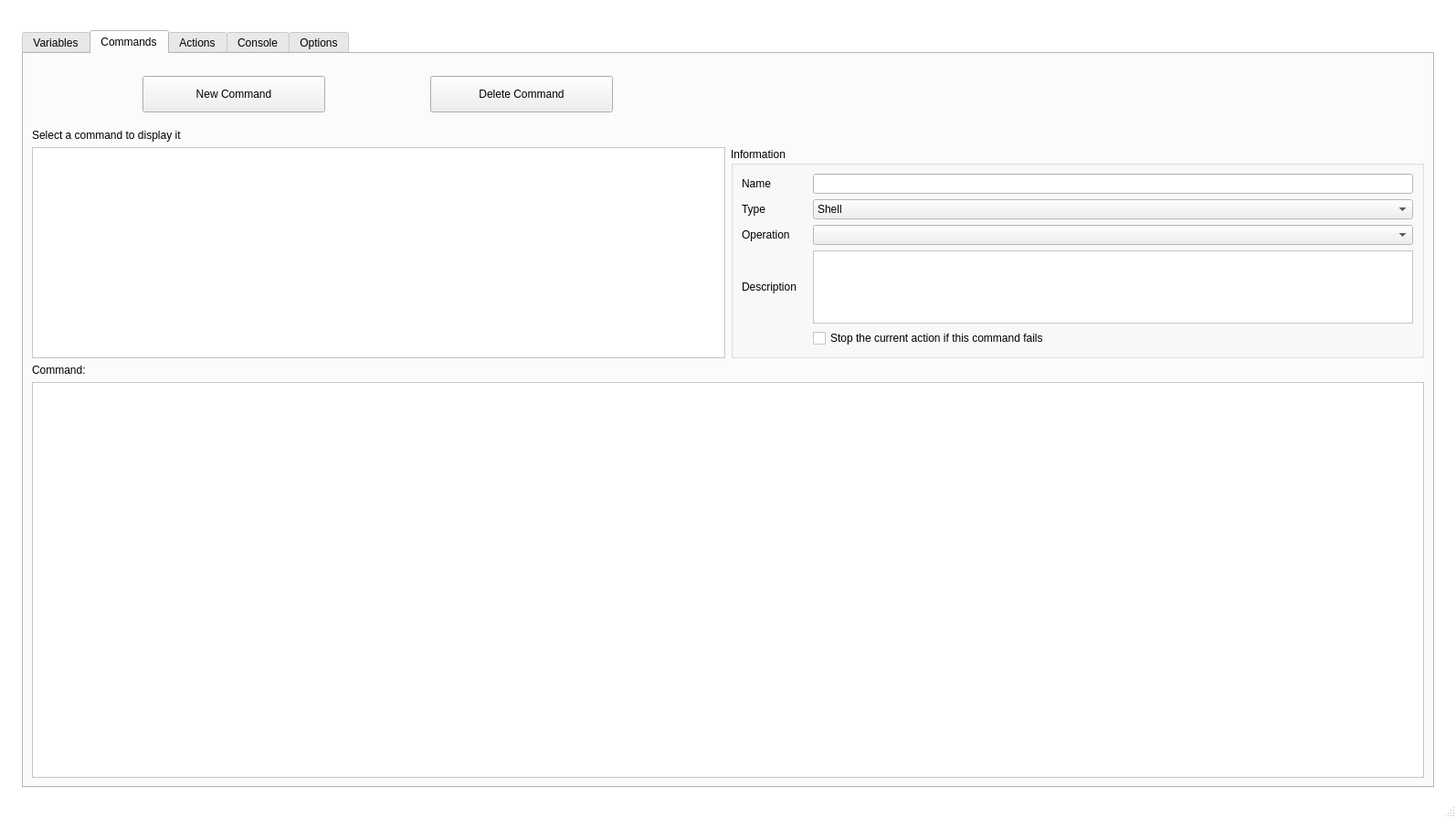
<?xml version="1.0" encoding="UTF-8"?>
<ui version="4.0">
 <class>MainWindow</class>
 <widget class="QMainWindow" name="MainWindow">
  <property name="enabled">
   <bool>true</bool>
  </property>
  <property name="geometry">
   <rect>
    <x>0</x>
    <y>0</y>
    <width>1594</width>
    <height>895</height>
   </rect>
  </property>
  <property name="sizePolicy">
   <sizepolicy hsizetype="Preferred" vsizetype="Preferred">
    <horstretch>0</horstretch>
    <verstretch>0</verstretch>
   </sizepolicy>
  </property>
  <property name="palette">
   <palette>
    <active>
     <colorrole role="Base">
      <brush brushstyle="SolidPattern">
       <color alpha="255">
        <red>255</red>
        <green>255</green>
        <blue>255</blue>
       </color>
      </brush>
     </colorrole>
     <colorrole role="Window">
      <brush brushstyle="SolidPattern">
       <color alpha="255">
        <red>255</red>
        <green>255</green>
        <blue>255</blue>
       </color>
      </brush>
     </colorrole>
    </active>
    <inactive>
     <colorrole role="Base">
      <brush brushstyle="SolidPattern">
       <color alpha="255">
        <red>255</red>
        <green>255</green>
        <blue>255</blue>
       </color>
      </brush>
     </colorrole>
     <colorrole role="Window">
      <brush brushstyle="SolidPattern">
       <color alpha="255">
        <red>255</red>
        <green>255</green>
        <blue>255</blue>
       </color>
      </brush>
     </colorrole>
    </inactive>
    <disabled>
     <colorrole role="Base">
      <brush brushstyle="SolidPattern">
       <color alpha="255">
        <red>255</red>
        <green>255</green>
        <blue>255</blue>
       </color>
      </brush>
     </colorrole>
     <colorrole role="Window">
      <brush brushstyle="SolidPattern">
       <color alpha="255">
        <red>255</red>
        <green>255</green>
        <blue>255</blue>
       </color>
      </brush>
     </colorrole>
    </disabled>
   </palette>
  </property>
  <property name="font">
   <font>
    <pointsize>12</pointsize>
   </font>
  </property>
  <property name="windowTitle">
   <string>QuickTrace</string>
  </property>
  <property name="windowIcon">
   <iconset resource="../images/images.qrc">
    <normaloff>:/logo2.ico</normaloff>:/logo2.ico</iconset>
  </property>
  <property name="autoFillBackground">
   <bool>true</bool>
  </property>
  <property name="styleSheet">
   <string notr="true"/>
  </property>
  <widget class="QWidget" name="centralwidget">
   <layout class="QGridLayout" name="gridLayout_2">
    <item row="0" column="0" rowspan="2">
     <widget class="QLabel" name="left_curtain_pic">
      <property name="sizePolicy">
       <sizepolicy hsizetype="Fixed" vsizetype="Preferred">
        <horstretch>0</horstretch>
        <verstretch>0</verstretch>
       </sizepolicy>
      </property>
      <property name="text">
       <string/>
      </property>
      <property name="pixmap">
       <pixmap resource="../images/images.qrc">:/orange.png</pixmap>
      </property>
      <property name="scaledContents">
       <bool>true</bool>
      </property>
     </widget>
    </item>
    <item row="0" column="1">
     <layout class="QHBoxLayout" name="horizontalLayout">
      <item>
       <widget class="QLabel" name="label_logo_pic">
        <property name="sizePolicy">
         <sizepolicy hsizetype="Fixed" vsizetype="Fixed">
          <horstretch>1</horstretch>
          <verstretch>1</verstretch>
         </sizepolicy>
        </property>
        <property name="maximumSize">
         <size>
          <width>800</width>
          <height>200</height>
         </size>
        </property>
        <property name="text">
         <string/>
        </property>
        <property name="pixmap">
         <pixmap resource="../images/images.qrc">:/header_psoc.png</pixmap>
        </property>
        <property name="scaledContents">
         <bool>true</bool>
        </property>
        <property name="alignment">
         <set>Qt::AlignCenter</set>
        </property>
       </widget>
      </item>
     </layout>
    </item>
    <item row="1" column="1">
     <widget class="QTabWidget" name="mainTabs">
      <property name="sizePolicy">
       <sizepolicy hsizetype="Expanding" vsizetype="Expanding">
        <horstretch>0</horstretch>
        <verstretch>0</verstretch>
       </sizepolicy>
      </property>
      <property name="font">
       <font>
        <pointsize>9</pointsize>
       </font>
      </property>
      <property name="styleSheet">
       <string notr="true"/>
      </property>
      <property name="tabPosition">
       <enum>QTabWidget::North</enum>
      </property>
      <property name="tabShape">
       <enum>QTabWidget::Rounded</enum>
      </property>
      <property name="currentIndex">
       <number>1</number>
      </property>
      <property name="elideMode">
       <enum>Qt::ElideNone</enum>
      </property>
      <property name="movable">
       <bool>false</bool>
      </property>
      <widget class="QWidget" name="tabVariables">
       <attribute name="title">
        <string>Variables</string>
       </attribute>
       <layout class="QGridLayout" name="gridLayout_3">
        <item row="1" column="0" colspan="2">
         <widget class="QScrollArea" name="scrollAreaVariables">
          <property name="acceptDrops">
           <bool>true</bool>
          </property>
          <property name="verticalScrollBarPolicy">
           <enum>Qt::ScrollBarAlwaysOn</enum>
          </property>
          <property name="widgetResizable">
           <bool>true</bool>
          </property>
          <widget class="QWidget" name="scrollAreaWidgetContents">
           <property name="geometry">
            <rect>
             <x>0</x>
             <y>0</y>
             <width>1226</width>
             <height>602</height>
            </rect>
           </property>
           <property name="cursor">
            <cursorShape>ArrowCursor</cursorShape>
           </property>
           <property name="acceptDrops">
            <bool>true</bool>
           </property>
           <layout class="QGridLayout" name="gridLayout_4" columnstretch="0">
            <property name="horizontalSpacing">
             <number>6</number>
            </property>
           </layout>
          </widget>
         </widget>
        </item>
        <item row="0" column="0" colspan="2">
         <widget class="QPushButton" name="btnNewVariable">
          <property name="sizePolicy">
           <sizepolicy hsizetype="Fixed" vsizetype="Fixed">
            <horstretch>0</horstretch>
            <verstretch>0</verstretch>
           </sizepolicy>
          </property>
          <property name="minimumSize">
           <size>
            <width>200</width>
            <height>40</height>
           </size>
          </property>
          <property name="maximumSize">
           <size>
            <width>200</width>
            <height>40</height>
           </size>
          </property>
          <property name="text">
           <string>New Variable</string>
          </property>
          <property name="icon">
           <iconset resource="../images/images.qrc">
            <normaloff>:/add.png</normaloff>:/add.png</iconset>
          </property>
          <property name="iconSize">
           <size>
            <width>27</width>
            <height>27</height>
           </size>
          </property>
         </widget>
        </item>
       </layout>
      </widget>
      <widget class="QWidget" name="tabCommands">
       <attribute name="title">
        <string>Commands</string>
       </attribute>
       <layout class="QGridLayout" name="gridLayout">
        <item row="5" column="1">
         <widget class="QGroupBox" name="groupCommandInformation">
          <property name="sizePolicy">
           <sizepolicy hsizetype="Preferred" vsizetype="Preferred">
            <horstretch>0</horstretch>
            <verstretch>0</verstretch>
           </sizepolicy>
          </property>
          <property name="font">
           <font>
            <pointsize>9</pointsize>
           </font>
          </property>
          <property name="autoFillBackground">
           <bool>false</bool>
          </property>
          <property name="title">
           <string>Information</string>
          </property>
          <layout class="QGridLayout" name="gridLayout_7">
           <property name="bottomMargin">
            <number>9</number>
           </property>
           <property name="horizontalSpacing">
            <number>18</number>
           </property>
           <item row="2" column="0">
            <widget class="QLabel" name="labCommandOperation">
             <property name="enabled">
              <bool>true</bool>
             </property>
             <property name="font">
              <font>
               <pointsize>9</pointsize>
              </font>
             </property>
             <property name="text">
              <string>Operation</string>
             </property>
            </widget>
           </item>
           <item row="3" column="0">
            <widget class="QLabel" name="labCommandDescription">
             <property name="font">
              <font>
               <pointsize>9</pointsize>
              </font>
             </property>
             <property name="text">
              <string>Description</string>
             </property>
            </widget>
           </item>
           <item row="0" column="0">
            <widget class="QLabel" name="labCommandName">
             <property name="font">
              <font>
               <pointsize>9</pointsize>
              </font>
             </property>
             <property name="text">
              <string>Name</string>
             </property>
            </widget>
           </item>
           <item row="1" column="2">
            <widget class="QComboBox" name="cbCommandType">
             <property name="font">
              <font>
               <pointsize>9</pointsize>
              </font>
             </property>
             <item>
              <property name="text">
               <string>Shell</string>
              </property>
             </item>
             <item>
              <property name="text">
               <string>SSH</string>
              </property>
             </item>
             <item>
              <property name="text">
               <string>SFTP</string>
              </property>
             </item>
             <item>
              <property name="text">
               <string>R</string>
              </property>
             </item>
             <item>
              <property name="text">
               <string>Python</string>
              </property>
             </item>
             <item>
              <property name="text">
               <string>QuickTrace</string>
              </property>
             </item>
            </widget>
           </item>
           <item row="2" column="2">
            <widget class="QComboBox" name="cbCommandOperation">
             <property name="font">
              <font>
               <pointsize>9</pointsize>
              </font>
             </property>
            </widget>
           </item>
           <item row="3" column="2">
            <widget class="QTextEdit" name="txtCommandDescription">
             <property name="minimumSize">
              <size>
               <width>0</width>
               <height>80</height>
              </size>
             </property>
             <property name="maximumSize">
              <size>
               <width>16777215</width>
               <height>80</height>
              </size>
             </property>
             <property name="font">
              <font>
               <pointsize>9</pointsize>
              </font>
             </property>
             <property name="html">
              <string>&lt;!DOCTYPE HTML PUBLIC &quot;-//W3C//DTD HTML 4.0//EN&quot; &quot;http://www.w3.org/TR/REC-html40/strict.dtd&quot;&gt;
&lt;html&gt;&lt;head&gt;&lt;meta name=&quot;qrichtext&quot; content=&quot;1&quot; /&gt;&lt;style type=&quot;text/css&quot;&gt;
p, li { white-space: pre-wrap; }
&lt;/style&gt;&lt;/head&gt;&lt;body style=&quot; font-family:'MS Shell Dlg 2'; font-size:9pt; font-weight:400; font-style:normal;&quot;&gt;
&lt;p style=&quot;-qt-paragraph-type:empty; margin-top:0px; margin-bottom:0px; margin-left:0px; margin-right:0px; -qt-block-indent:0; text-indent:0px; font-size:8pt;&quot;&gt;&lt;br /&gt;&lt;/p&gt;&lt;/body&gt;&lt;/html&gt;</string>
             </property>
            </widget>
           </item>
           <item row="1" column="0">
            <widget class="QLabel" name="labCommandType">
             <property name="font">
              <font>
               <pointsize>9</pointsize>
              </font>
             </property>
             <property name="text">
              <string>Type</string>
             </property>
            </widget>
           </item>
           <item row="0" column="2">
            <widget class="QLineEdit" name="txtCommandName">
             <property name="enabled">
              <bool>true</bool>
             </property>
             <property name="font">
              <font>
               <pointsize>9</pointsize>
              </font>
             </property>
             <property name="readOnly">
              <bool>false</bool>
             </property>
            </widget>
           </item>
           <item row="4" column="2">
            <widget class="QCheckBox" name="chkbCommandStop">
             <property name="text">
              <string>Stop the current action if this command fails</string>
             </property>
             <property name="checkable">
              <bool>true</bool>
             </property>
             <property name="checked">
              <bool>false</bool>
             </property>
            </widget>
           </item>
          </layout>
         </widget>
        </item>
        <item row="0" column="0">
         <widget class="QGroupBox" name="gbCommandActions">
          <property name="styleSheet">
           <string notr="true">QGroupBox#gbCommandActions { 
     border: 0; 
 } </string>
          </property>
          <property name="title">
           <string/>
          </property>
          <layout class="QHBoxLayout" name="horizontalLayout_2">
           <item>
            <widget class="QPushButton" name="btnCommandNew">
             <property name="sizePolicy">
              <sizepolicy hsizetype="Fixed" vsizetype="Fixed">
               <horstretch>0</horstretch>
               <verstretch>0</verstretch>
              </sizepolicy>
             </property>
             <property name="minimumSize">
              <size>
               <width>200</width>
               <height>40</height>
              </size>
             </property>
             <property name="maximumSize">
              <size>
               <width>200</width>
               <height>40</height>
              </size>
             </property>
             <property name="font">
              <font>
               <pointsize>9</pointsize>
              </font>
             </property>
             <property name="toolTip">
              <string>Clear all the fields of the form</string>
             </property>
             <property name="text">
              <string>New Command</string>
             </property>
             <property name="icon">
              <iconset resource="../images/images.qrc">
               <normaloff>:/add.png</normaloff>:/add.png</iconset>
             </property>
             <property name="iconSize">
              <size>
               <width>27</width>
               <height>27</height>
              </size>
             </property>
            </widget>
           </item>
           <item>
            <widget class="QPushButton" name="btnCommandDelete">
             <property name="sizePolicy">
              <sizepolicy hsizetype="Fixed" vsizetype="Fixed">
               <horstretch>0</horstretch>
               <verstretch>0</verstretch>
              </sizepolicy>
             </property>
             <property name="minimumSize">
              <size>
               <width>200</width>
               <height>40</height>
              </size>
             </property>
             <property name="maximumSize">
              <size>
               <width>200</width>
               <height>40</height>
              </size>
             </property>
             <property name="font">
              <font>
               <pointsize>9</pointsize>
              </font>
             </property>
             <property name="toolTip">
              <string>Delete the selected command</string>
             </property>
             <property name="text">
              <string>Delete Command</string>
             </property>
             <property name="icon">
              <iconset resource="../images/images.qrc">
               <normaloff>:/trash.ico</normaloff>:/trash.ico</iconset>
             </property>
             <property name="iconSize">
              <size>
               <width>20</width>
               <height>20</height>
              </size>
             </property>
            </widget>
           </item>
          </layout>
         </widget>
        </item>
        <item row="6" column="0">
         <widget class="QLabel" name="labCommandCodeHeader">
          <property name="font">
           <font>
            <pointsize>9</pointsize>
           </font>
          </property>
          <property name="text">
           <string>Command:</string>
          </property>
         </widget>
        </item>
        <item row="1" column="0">
         <widget class="QLabel" name="labCommandListHeader">
          <property name="font">
           <font>
            <pointsize>9</pointsize>
           </font>
          </property>
          <property name="text">
           <string>Select a command to display it</string>
          </property>
         </widget>
        </item>
        <item row="5" column="0">
         <widget class="QListWidget" name="lvCommands">
          <property name="sizePolicy">
           <sizepolicy hsizetype="Expanding" vsizetype="Expanding">
            <horstretch>0</horstretch>
            <verstretch>0</verstretch>
           </sizepolicy>
          </property>
          <property name="font">
           <font>
            <pointsize>9</pointsize>
           </font>
          </property>
         </widget>
        </item>
        <item row="6" column="1">
         <widget class="QLabel" name="labCommandAlertMsg">
          <property name="palette">
           <palette>
            <active>
             <colorrole role="WindowText">
              <brush brushstyle="SolidPattern">
               <color alpha="255">
                <red>255</red>
                <green>0</green>
                <blue>0</blue>
               </color>
              </brush>
             </colorrole>
            </active>
            <inactive>
             <colorrole role="WindowText">
              <brush brushstyle="SolidPattern">
               <color alpha="255">
                <red>255</red>
                <green>0</green>
                <blue>0</blue>
               </color>
              </brush>
             </colorrole>
            </inactive>
            <disabled>
             <colorrole role="WindowText">
              <brush brushstyle="SolidPattern">
               <color alpha="255">
                <red>120</red>
                <green>120</green>
                <blue>120</blue>
               </color>
              </brush>
             </colorrole>
            </disabled>
           </palette>
          </property>
          <property name="font">
           <font>
            <weight>75</weight>
            <italic>true</italic>
            <bold>true</bold>
           </font>
          </property>
          <property name="text">
           <string/>
          </property>
         </widget>
        </item>
        <item row="7" column="0" colspan="2">
         <widget class="QPlainTextEdit" name="txtCommandCode">
          <property name="sizePolicy">
           <sizepolicy hsizetype="Expanding" vsizetype="Expanding">
            <horstretch>0</horstretch>
            <verstretch>1</verstretch>
           </sizepolicy>
          </property>
         </widget>
        </item>
       </layout>
      </widget>
      <widget class="QWidget" name="tabActions">
       <attribute name="title">
        <string>Actions</string>
       </attribute>
       <layout class="QGridLayout" name="gridLayout_5">
        <item row="2" column="2">
         <widget class="QListWidget" name="lvActionCommands">
          <property name="font">
           <font>
            <pointsize>9</pointsize>
           </font>
          </property>
         </widget>
        </item>
        <item row="1" column="0">
         <widget class="QLabel" name="labActionListHeader">
          <property name="font">
           <font>
            <pointsize>9</pointsize>
           </font>
          </property>
          <property name="text">
           <string>List of actions:</string>
          </property>
         </widget>
        </item>
        <item row="0" column="0">
         <widget class="QPushButton" name="btnNewAction">
          <property name="sizePolicy">
           <sizepolicy hsizetype="Fixed" vsizetype="Fixed">
            <horstretch>0</horstretch>
            <verstretch>0</verstretch>
           </sizepolicy>
          </property>
          <property name="minimumSize">
           <size>
            <width>200</width>
            <height>40</height>
           </size>
          </property>
          <property name="maximumSize">
           <size>
            <width>200</width>
            <height>40</height>
           </size>
          </property>
          <property name="font">
           <font>
            <pointsize>9</pointsize>
           </font>
          </property>
          <property name="text">
           <string>New action</string>
          </property>
          <property name="icon">
           <iconset resource="../images/images.qrc">
            <normaloff>:/add.png</normaloff>:/add.png</iconset>
          </property>
          <property name="iconSize">
           <size>
            <width>27</width>
            <height>27</height>
           </size>
          </property>
         </widget>
        </item>
        <item row="2" column="0">
         <widget class="QScrollArea" name="scrollAreaActions">
          <property name="font">
           <font>
            <pointsize>9</pointsize>
           </font>
          </property>
          <property name="widgetResizable">
           <bool>true</bool>
          </property>
          <widget class="QWidget" name="scrollAreaWidgetContents_2">
           <property name="geometry">
            <rect>
             <x>0</x>
             <y>0</y>
             <width>616</width>
             <height>581</height>
            </rect>
           </property>
           <layout class="QGridLayout" name="gridLayout_6"/>
          </widget>
         </widget>
        </item>
        <item row="1" column="2">
         <widget class="QLabel" name="labActionCommandsHeader">
          <property name="font">
           <font>
            <pointsize>9</pointsize>
           </font>
          </property>
          <property name="text">
           <string>Commands</string>
          </property>
         </widget>
        </item>
       </layout>
      </widget>
      <widget class="QWidget" name="tabConsole">
       <attribute name="title">
        <string>Console</string>
       </attribute>
       <layout class="QVBoxLayout" name="verticalLayout">
        <item>
         <widget class="QLabel" name="labActionProgress">
          <property name="text">
           <string/>
          </property>
         </widget>
        </item>
        <item>
         <widget class="QProgressBar" name="barActionProgress">
          <property name="value">
           <number>0</number>
          </property>
         </widget>
        </item>
        <item>
         <widget class="QTextEdit" name="txtActionTerminal">
          <property name="font">
           <font>
            <pointsize>10</pointsize>
           </font>
          </property>
         </widget>
        </item>
       </layout>
      </widget>
      <widget class="QWidget" name="tabOptions">
       <property name="enabled">
        <bool>true</bool>
       </property>
       <attribute name="title">
        <string>Options</string>
       </attribute>
       <layout class="QFormLayout" name="formLayout_2">
        <property name="fieldGrowthPolicy">
         <enum>QFormLayout::ExpandingFieldsGrow</enum>
        </property>
        <property name="rowWrapPolicy">
         <enum>QFormLayout::DontWrapRows</enum>
        </property>
        <property name="formAlignment">
         <set>Qt::AlignJustify|Qt::AlignTop</set>
        </property>
        <property name="leftMargin">
         <number>12</number>
        </property>
        <property name="topMargin">
         <number>12</number>
        </property>
        <property name="rightMargin">
         <number>12</number>
        </property>
        <property name="bottomMargin">
         <number>12</number>
        </property>
        <item row="0" column="0">
         <widget class="QLabel" name="labOptionRLocation">
          <property name="sizePolicy">
           <sizepolicy hsizetype="Preferred" vsizetype="Fixed">
            <horstretch>0</horstretch>
            <verstretch>0</verstretch>
           </sizepolicy>
          </property>
          <property name="minimumSize">
           <size>
            <width>0</width>
            <height>25</height>
           </size>
          </property>
          <property name="maximumSize">
           <size>
            <width>16777215</width>
            <height>25</height>
           </size>
          </property>
          <property name="text">
           <string>Location of R:</string>
          </property>
         </widget>
        </item>
        <item row="0" column="1">
         <widget class="QLineEdit" name="txtOptionRLocation">
          <property name="sizePolicy">
           <sizepolicy hsizetype="Expanding" vsizetype="Fixed">
            <horstretch>0</horstretch>
            <verstretch>0</verstretch>
           </sizepolicy>
          </property>
          <property name="minimumSize">
           <size>
            <width>0</width>
            <height>25</height>
           </size>
          </property>
          <property name="maximumSize">
           <size>
            <width>16777215</width>
            <height>25</height>
           </size>
          </property>
          <property name="text">
           <string/>
          </property>
         </widget>
        </item>
        <item row="1" column="0">
         <widget class="QLabel" name="labOptionPythonLocation">
          <property name="text">
           <string>Location of Python:</string>
          </property>
         </widget>
        </item>
        <item row="1" column="1">
         <widget class="QLineEdit" name="txtOptionPythonLocation">
          <property name="minimumSize">
           <size>
            <width>0</width>
            <height>25</height>
           </size>
          </property>
          <property name="maximumSize">
           <size>
            <width>16777215</width>
            <height>25</height>
           </size>
          </property>
         </widget>
        </item>
       </layout>
      </widget>
     </widget>
    </item>
    <item row="0" column="2" rowspan="2">
     <widget class="QLabel" name="right_curtain_pic">
      <property name="sizePolicy">
       <sizepolicy hsizetype="Fixed" vsizetype="Preferred">
        <horstretch>0</horstretch>
        <verstretch>0</verstretch>
       </sizepolicy>
      </property>
      <property name="text">
       <string/>
      </property>
      <property name="pixmap">
       <pixmap resource="../images/images.qrc">:/orange.png</pixmap>
      </property>
      <property name="scaledContents">
       <bool>true</bool>
      </property>
     </widget>
    </item>
   </layout>
  </widget>
  <widget class="QStatusBar" name="statusbar"/>
  <widget class="QMenuBar" name="menubar">
   <property name="geometry">
    <rect>
     <x>0</x>
     <y>0</y>
     <width>1594</width>
     <height>21</height>
    </rect>
   </property>
   <property name="font">
    <font>
     <pointsize>9</pointsize>
    </font>
   </property>
  </widget>
  <action name="actionOpenInterface">
   <property name="text">
    <string>Open</string>
   </property>
   <property name="font">
    <font>
     <pointsize>9</pointsize>
    </font>
   </property>
  </action>
  <action name="actionSaveInterface">
   <property name="text">
    <string>Save</string>
   </property>
   <property name="font">
    <font>
     <pointsize>9</pointsize>
    </font>
   </property>
  </action>
  <action name="actionSaveAsInterface">
   <property name="text">
    <string>Save as</string>
   </property>
   <property name="font">
    <font>
     <pointsize>9</pointsize>
    </font>
   </property>
  </action>
  <action name="actionNewInterface">
   <property name="text">
    <string>New</string>
   </property>
   <property name="font">
    <font>
     <pointsize>9</pointsize>
    </font>
   </property>
  </action>
 </widget>
 <tabstops>
  <tabstop>txtCommandName</tabstop>
  <tabstop>txtCommandDescription</tabstop>
  <tabstop>lvCommands</tabstop>
  <tabstop>btnNewVariable</tabstop>
  <tabstop>scrollAreaVariables</tabstop>
  <tabstop>btnNewAction</tabstop>
 </tabstops>
 <resources>
  <include location="../images/images.qrc"/>
  <include location="../images/images.qrc"/>
 </resources>
 <connections/>
</ui>
